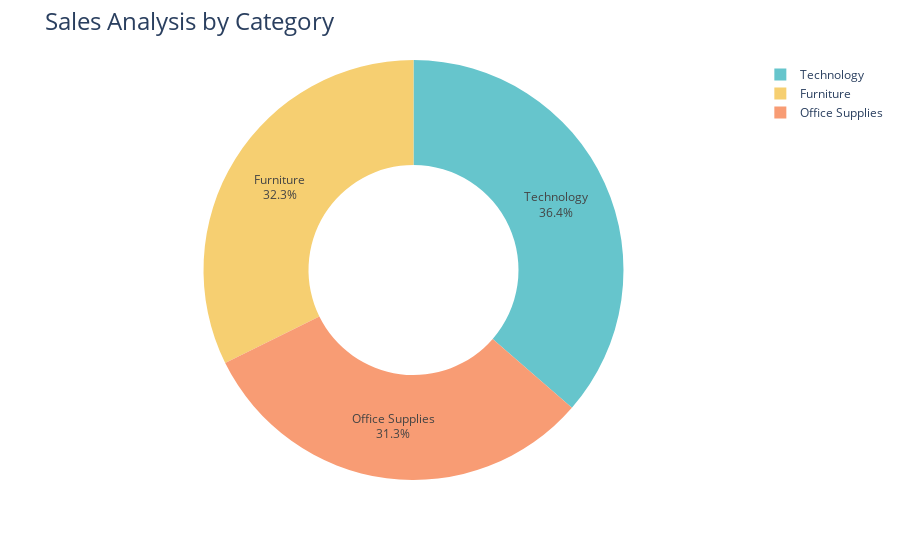
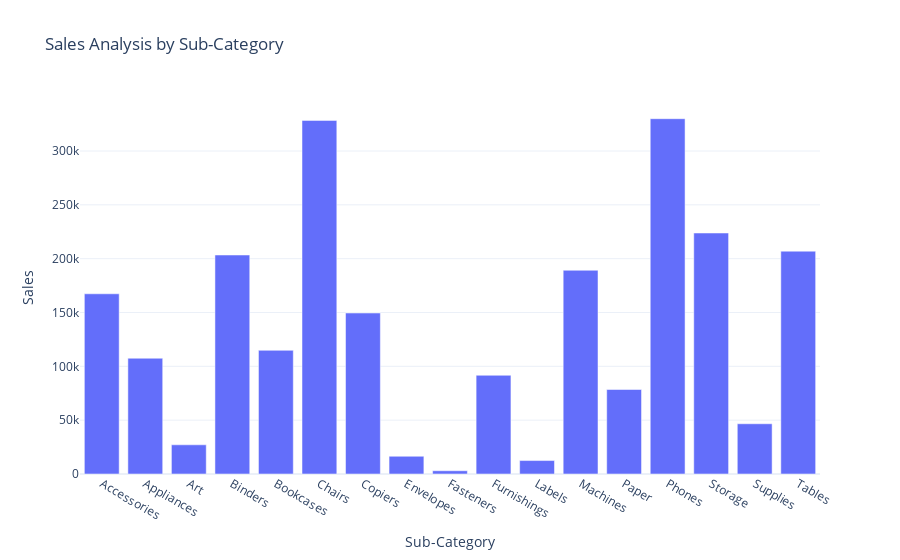

Source (notebook cell) for these figures, in order:
### Markdown cell above
Now that we have information regarding total sales over time, we must look within each category to determine both revenue & profit.

### Code cell
sales_by_category = store_data.groupby('Category')['Sales'].sum().reset_index()

sales_by_category_figure = px.pie(sales_by_category,
                                  values='Sales',
                                  names='Category',
                                  hole=.5,
                                  color_discrete_sequence=px.colors.qualitative.Pastel)
sales_by_category_figure.update_traces(textposition='inside', textinfo='percent+label')
sales_by_category_figure.update_layout(title_text='Sales Analysis by Category', title_font=dict(size=24))

sales_by_category_figure.show()

sales_by_subcategory = store_data.groupby('Sub-Category')['Sales'].sum().reset_index()
sales_by_subcategory_figure = px.bar(sales_by_subcategory, 
             x='Sub-Category', 
             y='Sales', 
             title='Sales Analysis by Sub-Category')
sales_by_subcategory_figure.show()

### Figure 1 — Plotly figure (JSON) as saved in the notebook; plotly's stock layout.template omitted (floating-point values rounded to 4 significant figures)
{"data": [{"domain": {"x": [0, 1], "y": [0, 1]}, "hole": 0.5, "hovertemplate": "Category=%{label}<br>Sales=%{value}<extra></extra>", "labels": ["Furniture", "Office Supplies", "Technology"], "legendgroup": "", "name": "", "showlegend": true, "textinfo": "percent+label", "textposition": "inside", "type": "pie", "values": [742000.0, 719000.0, 836200.0]}], "layout": {"legend": {"tracegroupgap": 0}, "margin": {"t": 60}, "piecolorway": ["rgb(102, 197, 204)", "rgb(246, 207, 113)", "rgb(248, 156, 116)", "rgb(220, 176, 242)", "rgb(135, 197, 95)", "rgb(158, 185, 243)", "rgb(254, 136, 177)", "rgb(201, 219, 116)", "rgb(139, 224, 164)", "rgb(180, 151, 231)", "rgb(179, 179, 179)"], "title": {"font": {"size": 24}, "text": "Sales Analysis by Category"}}}

### Figure 2 — Plotly figure (JSON) as saved in the notebook; plotly's stock layout.template omitted (floating-point values rounded to 4 significant figures)
{"data": [{"alignmentgroup": "True", "hovertemplate": "Sub-Category=%{x}<br>Sales=%{y}<extra></extra>", "legendgroup": "", "marker": {"color": "#636efa", "pattern": {"shape": ""}}, "name": "", "offsetgroup": "", "orientation": "v", "showlegend": false, "textposition": "auto", "type": "bar", "x": ["Accessories", "Appliances", "Art", "Binders", "Bookcases", "Chairs", "Copiers", "Envelopes", "Fasteners", "Furnishings", "Labels", "Machines", "Paper", "Phones", "Storage", "Supplies", "Tables"], "xaxis": "x", "y": [167400.0, 107500.0, 27120.0, 203400.0, 114900.0, 328400.0, 149500.0, 16480.0, 3024.0, 91710.0, 12490.0, 189200.0, 78480.0, 330000.0, 223800.0, 46670.0, 207000.0], "yaxis": "y"}], "layout": {"barmode": "relative", "legend": {"tracegroupgap": 0}, "title": {"text": "Sales Analysis by Sub-Category"}, "xaxis": {"anchor": "y", "domain": [0, 1], "title": {"text": "Sub-Category"}}, "yaxis": {"anchor": "x", "domain": [0, 1], "title": {"text": "Sales"}}}}
